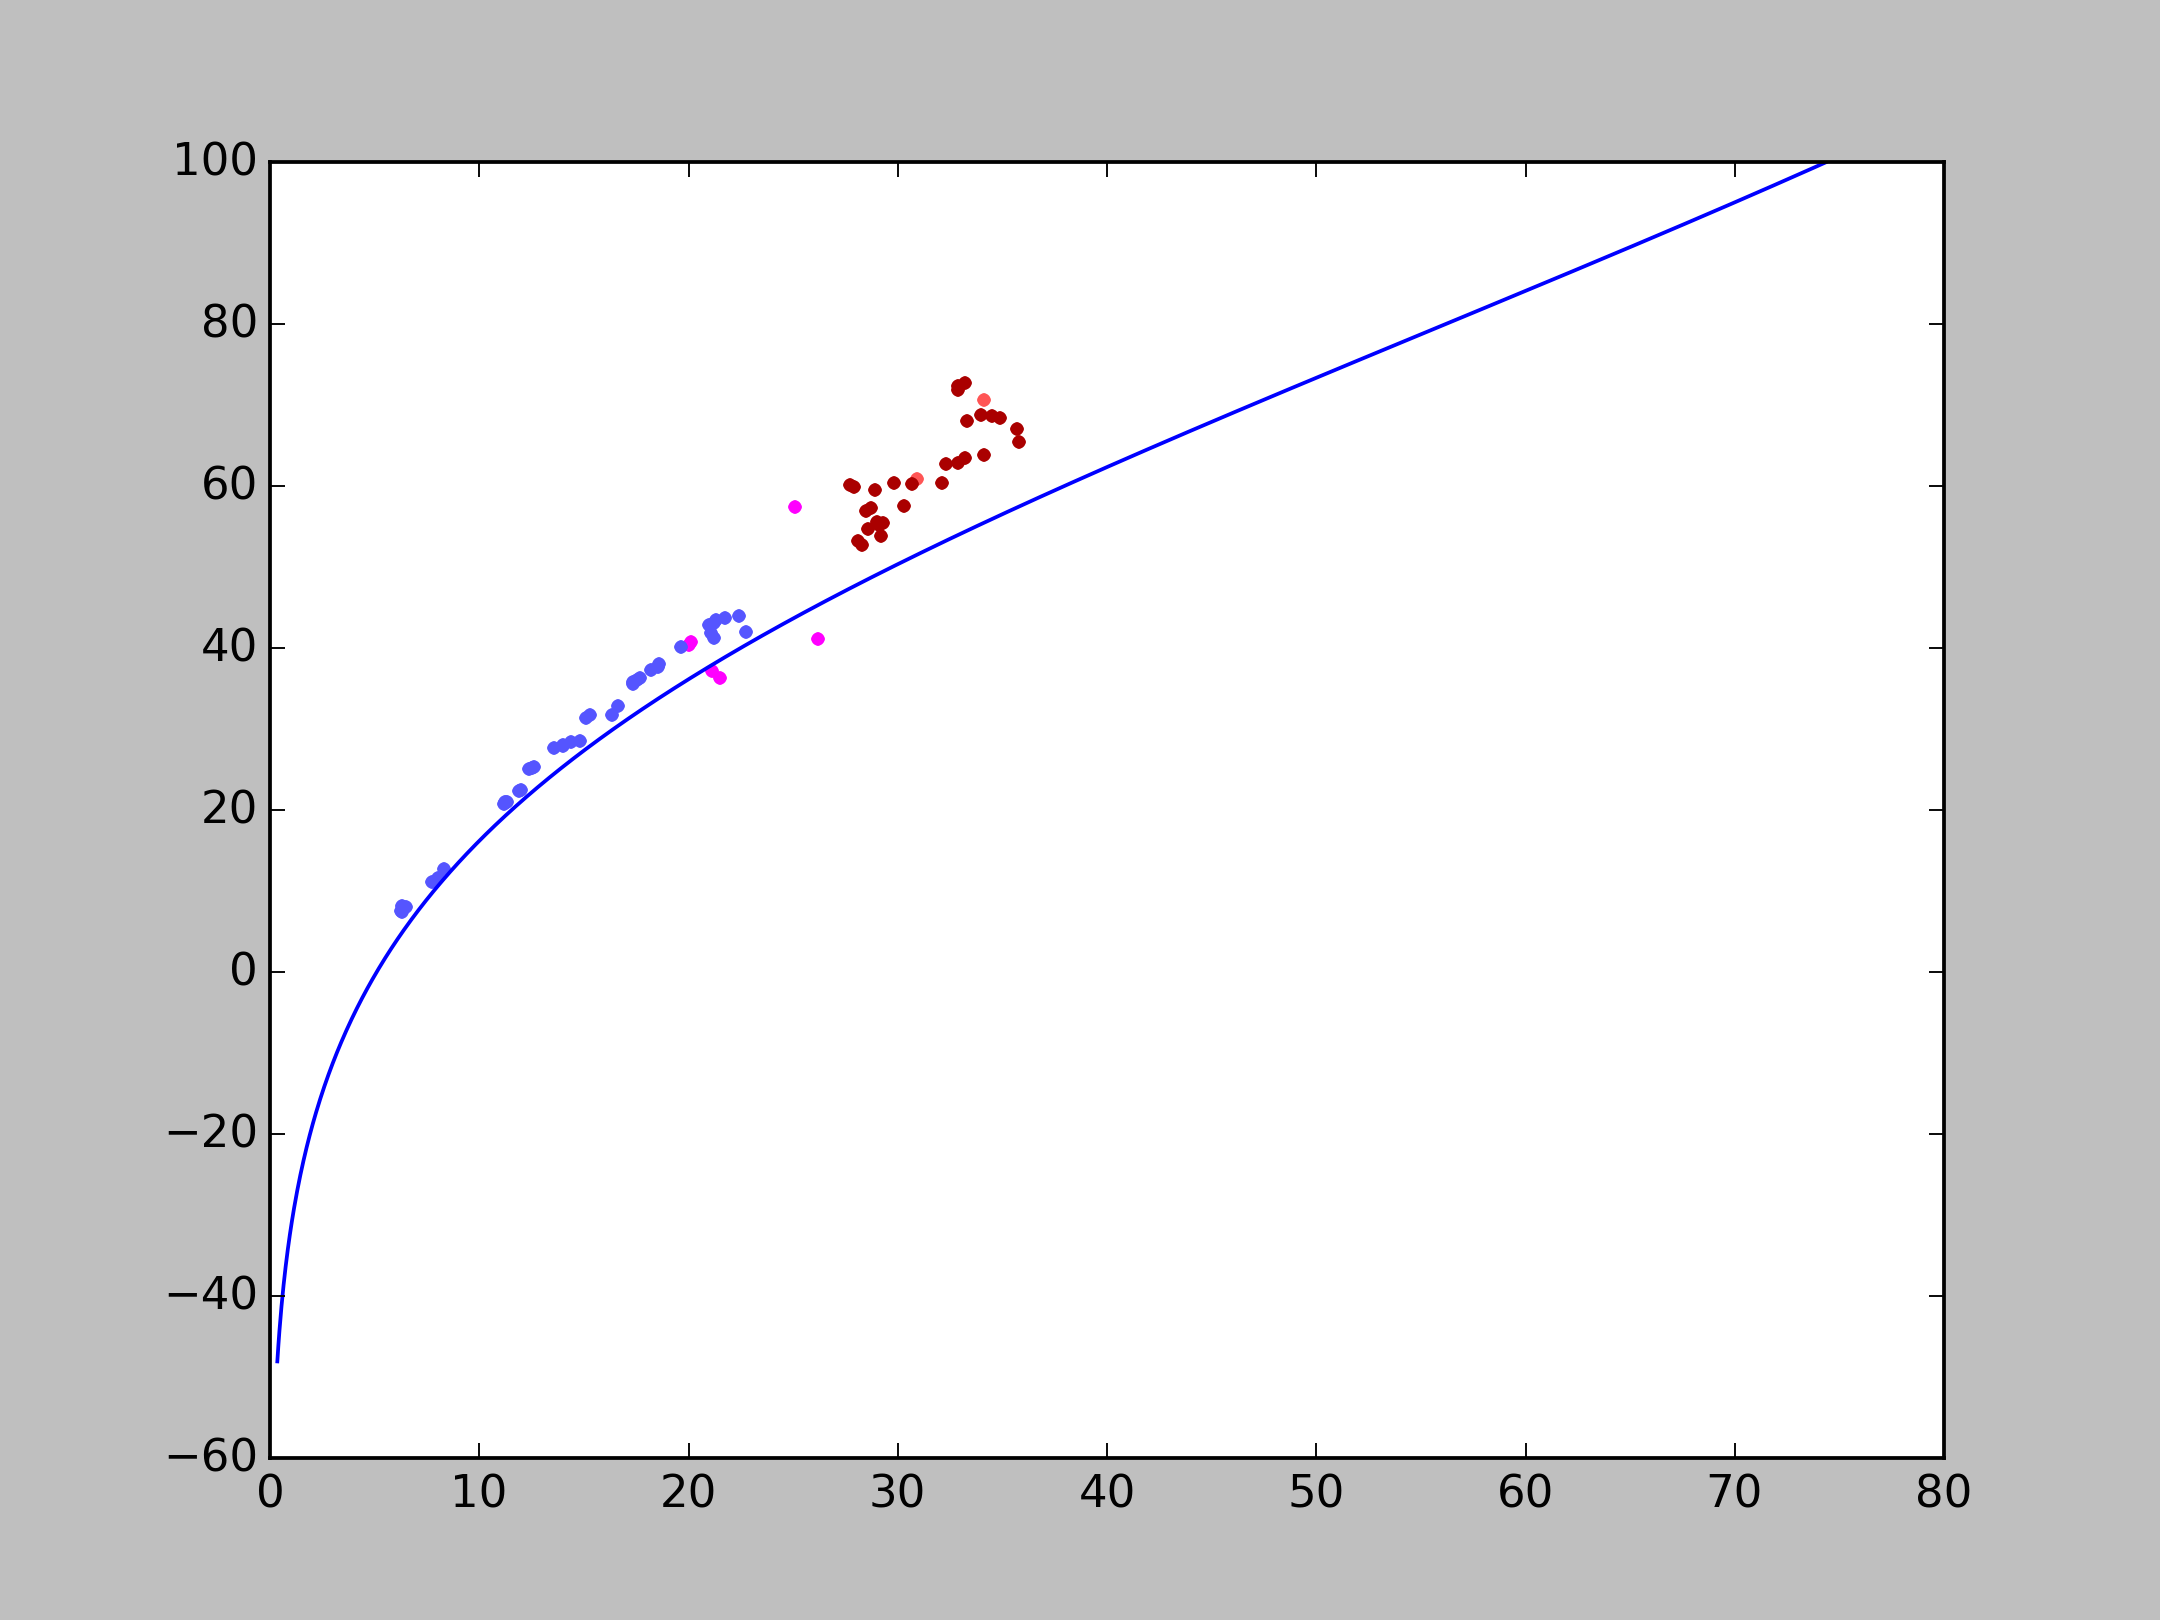

Write Python code to recreate this figure.
#!/usr/bin/python

from matplotlib.backends.backend_agg import FigureCanvasAgg as FigureCanvas
from matplotlib.figure import Figure
import numpy
import math

def beta(cold=-50., hot=100., frequency_step=.05):
    a = 3470.
    b = 1100.
    c = 139.574
    d = 2.4281
    
    f_list = []
    T_list = []
    f = 0.0
    while True:
        f += frequency_step
        T = a/(math.log(-b*(f-c)/f) + d) - 273.15
        if T < cold:
            continue
        if T > hot:
            break
        f_list.append(f)
        T_list.append(T)
    
    return f_list, T_list
    

def main():
    fig = Figure()
    canvas = FigureCanvas(fig)
    ax = fig.add_subplot(111)
    data = eval(open('data.py').read())
    colors = {
        'terrible': '#ff5555',
        'bad': '#aa0000',
        'moderate': '#ff00ff',
        'good': '#5555ff',
    }
    for f, T, key in data:
        ax.plot(float(f), float(T), marker='.', color=colors[key])
    ax.plot(*beta())
    fig.set_dpi(270)
    canvas.print_png('plot.png')

if __name__ == '__main__':
    main()
